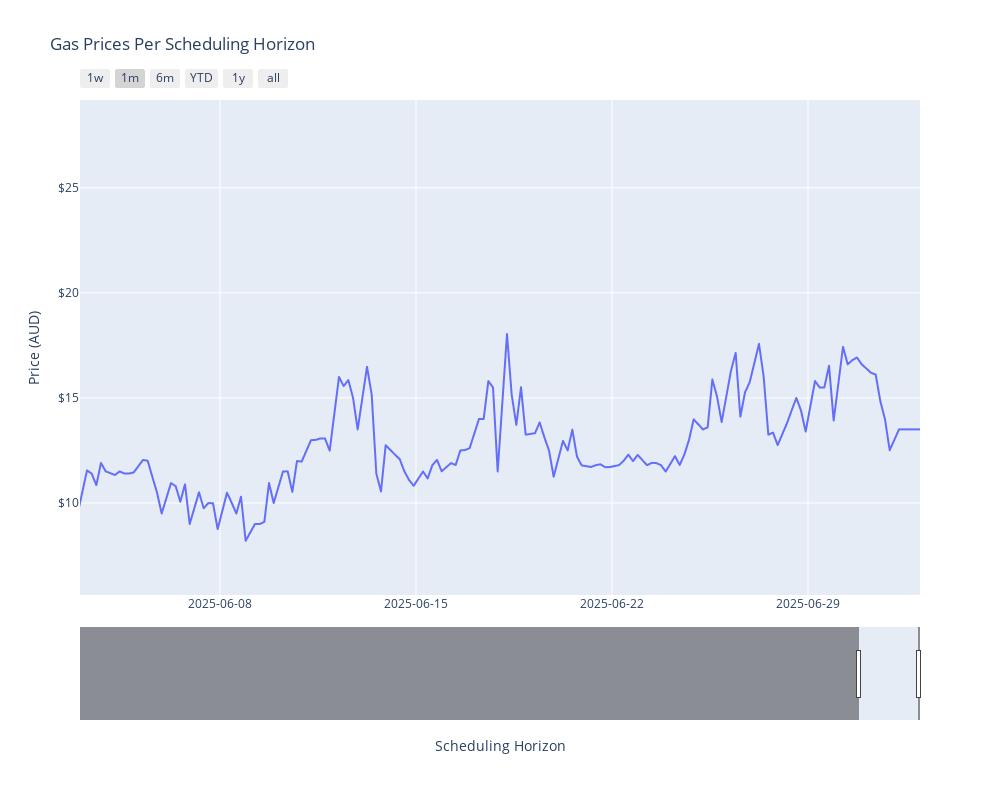

Notebook source saved alongside this figure:
### Code cell
fig = px.line(
    df_cleansed,
    title="Gas Prices Per Scheduling Horizon",
    x="scheduling_horizon",
    y="price_value",
    width=1000,
    height=800,
)


# Add dollar units to the y-axis
fig.update_layout(
    yaxis=dict(tickprefix="$", title="Price (AUD)"),
    xaxis=dict(
        title="Scheduling Horizon",
        tickformat="%Y-%m-%d",
        rangeselector=dict(
            buttons=list(
                [
                    dict(count=7, label="1w", step="day", stepmode="backward"),
                    dict(count=1, label="1m", step="month", stepmode="backward"),
                    dict(count=6, label="6m", step="month", stepmode="backward"),
                    dict(count=1, label="YTD", step="year", stepmode="todate"),
                    dict(count=1, label="1y", step="year", stepmode="backward"),
                    dict(step="all"),
                ]
            )
        ),
        rangeslider=dict(visible=True),
        type="date",
        range=[str(earliest_date), str(latest_date)],
        showspikes=True,
    ),
    hovermode="x",
)

# Customize hover to show full datetime
fig.update_traces(
    mode="lines",
    hovertemplate="Scheduling Horizon: %{x|%Y-%m-%d %H:%M}<br>Price: $%{y:.2f}<extra></extra>",
)

### Figure 1 — Plotly figure (JSON) as saved in the notebook; plotly's stock layout.template omitted (floating-point values rounded to 4 significant figures; data arrays with more than 128 entries replaced by an {"elided": "..."} marker saying what was removed)
{"data": [{"hovertemplate": "Scheduling Horizon: %{x|%Y-%m-%d %H:%M}<br>Price: $%{y:.2f}<extra></extra>", "legendgroup": "", "line": {"color": "#636efa", "dash": "solid"}, "marker": {"symbol": "circle"}, "mode": "lines", "name": "", "showlegend": false, "type": "scattergl", "x": {"elided": "2145 str values"}, "xaxis": "x", "y": {"elided": "2145 float values"}, "yaxis": "y"}], "layout": {"height": 800, "hovermode": "x", "legend": {"tracegroupgap": 0}, "title": {"text": "Gas Prices Per Scheduling Horizon"}, "width": 1000, "xaxis": {"anchor": "y", "domain": [0, 1], "range": ["2025-06-03", "2025-07-03"], "rangeselector": {"buttons": [{"count": 7, "label": "1w", "step": "day", "stepmode": "backward"}, {"count": 1, "label": "1m", "step": "month", "stepmode": "backward"}, {"count": 6, "label": "6m", "step": "month", "stepmode": "backward"}, {"count": 1, "label": "YTD", "step": "year", "stepmode": "todate"}, {"count": 1, "label": "1y", "step": "year", "stepmode": "backward"}, {"step": "all"}]}, "rangeslider": {"visible": true}, "showspikes": true, "tickformat": "%Y-%m-%d", "title": {"text": "Scheduling Horizon"}, "type": "date"}, "yaxis": {"anchor": "x", "domain": [0, 1], "tickprefix": "$", "title": {"text": "Price (AUD)"}}}}
